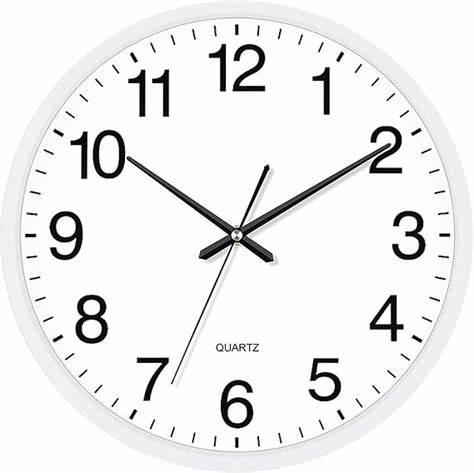
#> input picture PracticaRelog/RELOJ2.jpg, 474 x 473 px
$ jupyter execute rel.ipynb
#> lines starting #> are read from the running program, lines starting #| are printed output that depends on the picture
[cell 1]
import cv2
import numpy as np
import matplotlib.pyplot as plt


imagen_bgr = cv2.imread('RELOJ2.jpg')
#> imagen_bgr is the input picture: shape (473, 474, 3); mean B, G, R 237.6, 237.5, 237.5
imagen_rgb = cv2.cvtColor(imagen_bgr,cv2.COLOR_BGR2RGB)

gris = cv2.cvtColor(imagen_bgr, cv2.COLOR_BGR2GRAY)
gris = cv2.GaussianBlur(gris, (5, 5), 1)
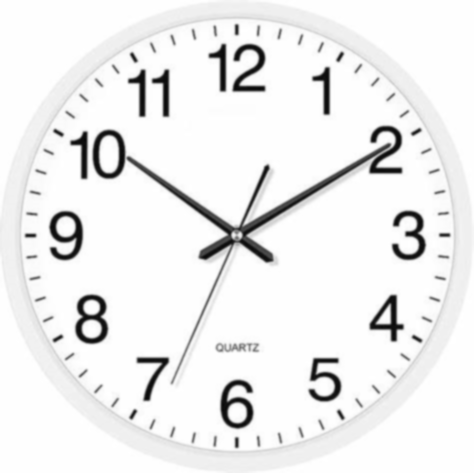
#> gris: shape (473, 474); min 8, max 255, mean 237.5
gris = cv2.equalizeHist(gris)
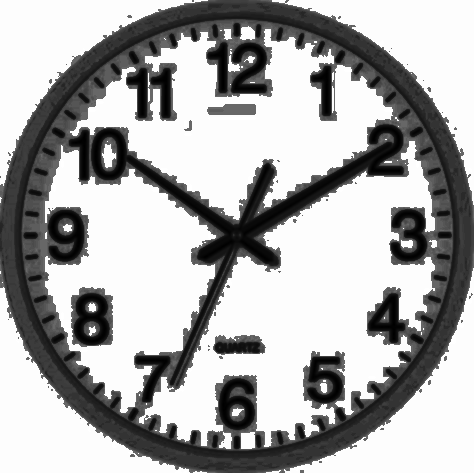
#> gris: shape (473, 474); min 0, max 255, mean 172.3
imgNorm=cv2.normalize(gris,None,0,255,cv2.NORM_MINMAX).astype(np.uint8)

bordes = cv2.Canny(imgNorm, 50, 150)
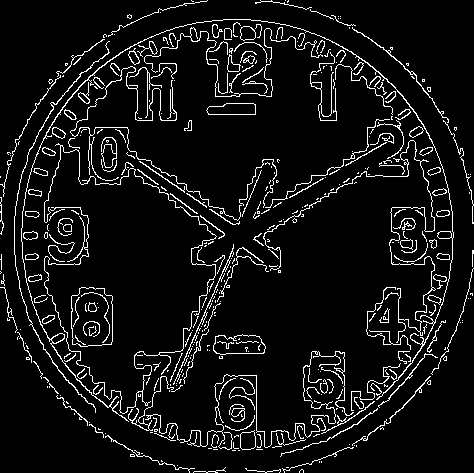
#> bordes: shape (473, 474); 7.4% white in thin lines or dots

# Detección de líneas
lineas = cv2.HoughLinesP(bordes, 1, np.pi/180, threshold=80, minLineLength=50, maxLineGap=10)
#> lineas = 19 rows, first 6: [169, 391, 233, 248], [128, 162, 224, 234], [130, 155, 233, 224], [254, 218, 402, 132], [172, 391, 233, 254], [167, 386, 224, 257]


centro_x = imagen_bgr.shape[1] // 2
#> centro_x = 237
centro_y = imagen_bgr.shape[0] // 2
#> centro_y = 236

def calcular_angulo(x1, y1, x2, y2):
    dist1 = np.hypot(x1 - centro_x, y1 - centro_y)
    dist2 = np.hypot(x2 - centro_x, y2 - centro_y)
    if dist1 > dist2:
        dx = x1 - centro_x
        dy = centro_y - y1
    else:
        dx = x2 - centro_x
        dy = centro_y - y2
    angulo = np.degrees(np.arctan2(dy, dx))
    angulo = (90 - angulo) % 360
    return angulo

manecillas = []
if lineas is not None:
    for linea in lineas:
        x1, y1, x2, y2 = linea[0]
        longitud = np.hypot(x2 - x1, y2 - y1)
        distancia_centro = min(np.hypot(x1 - centro_x, y1 - centro_y),np.hypot(x2 - centro_x, y2 - centro_y))
        # LINEAS CENTRO
        if distancia_centro < 100 and 40 < longitud < 300:
            angulo = calcular_angulo(x1, y1, x2, y2)
            manecillas.append({
                'puntos': (x1, y1, x2, y2),
                'longitud': longitud,
                'angulo': angulo
            })
#> this loop made 19 passes
#> (x1, y1, x2, y2, longitud, distancia_centro) on passes 1, 2, 3, 4, 5, 6, 7, 9, 10, 12, 13, 16: (169, 391, 233, 248, 156.7, 12.65), (128, 162, 224, 234, 120, 13.15), (130, 155, 233, 224, 124, 12.65), (254, 218, 402, 132, 171.2, 24.76), (172, 391, 233, 254, 150, 18.44), (167, 386, 224, 257, 141, 24.7), (186, 372, 241, 248, 135.7, 12.65), (254, 239, 366, 172, 130.5, 17.26), (288, 218, 366, 171, 91.07, 54.08), (130, 151, 208, 200, 92.11, 46.23), (176, 389, 206, 322, 73.41, 91.42), (238, 224, 266, 159, 70.77, 12.04)
#> (x1, y1, x2, y2, longitud, distancia_centro) on passes 8, 11, 14, 15, 19: (255, 446, 256, 385, 61.01, 150.2), (138, 425, 174, 352, 81.39, 132), (44, 96, 116, 155, 93.09, 145.6), (88, 181, 94, 129, 52.35, 158.8), (398, 388, 398, 288, 100, 169.2)
#> after the loop, manecillas = 14 items

if len(manecillas) >= 2:
    # CORTO LARGO
    manecillas.sort(key=lambda x: x['longitud'])
    horario = manecillas[0]
#> horario = {'puntos': (238, 224, 266, 159), 'longitud': 70.77, 'angulo': 20.64}
    minutero = manecillas[-1]
#> minutero = {'puntos': (254, 218, 402, 132), 'longitud': 171.2, 'angulo': 57.78}

    hora = int((horario['angulo'] / 30) % 12)
#> hora = 0
    minutos = int((minutero['angulo'] / 6) % 60)
#> minutos = 9

    fraccion_hora = (horario['angulo'] / 30) % 12
#> fraccion_hora = 0.688
    if abs(fraccion_hora - hora) > 0.5:
        hora = (hora + 1) % 12
#> hora = 1

    imagen_resultado = imagen_rgb.copy()
   # cv2.circle(imagen_resultado, (centro_x, centro_y), 5, (0, 0, 255), -1)
    cv2.line(imagen_resultado,(horario['puntos'][0], horario['puntos'][1]),(horario['puntos'][2], horario['puntos'][3]), (0, 0, 255), 5)  # horario azul
    cv2.line(imagen_resultado,(minutero['puntos'][0], minutero['puntos'][1]),(minutero['puntos'][2], minutero['puntos'][3]),(0, 255, 0), 5)  # minutero verde

    plt.figure(figsize=(10, 10))
    plt.imshow(imagen_resultado)
    plt.title(f'Hora: {hora}:{minutos:02d}')
    plt.show()

[cell 2]
import cv2
import numpy as np
import matplotlib.pyplot as plt


imagen_bgr = cv2.imread('RELOJ2.jpg')
imagen_rgb = cv2.cvtColor(imagen_bgr,cv2.COLOR_BGR2RGB)

gris = cv2.cvtColor(imagen_bgr, cv2.COLOR_BGR2GRAY)
gris = cv2.GaussianBlur(gris, (5, 5), 1)
gris = cv2.equalizeHist(gris)

imgNorm=cv2.normalize(gris,None,0,255,cv2.NORM_MINMAX).astype(np.uint8)

bordes = cv2.Canny(imgNorm, 50, 150)

# Detección de líneas
lineas = cv2.HoughLinesP(bordes, 1, np.pi/180, threshold=80, minLineLength=50, maxLineGap=10)


centro_x = imagen_bgr.shape[1] // 2
centro_y = imagen_bgr.shape[0] // 2

def calcular_angulo(x1, y1, x2, y2):
    dist1 = np.hypot(x1 - centro_x, y1 - centro_y)
    dist2 = np.hypot(x2 - centro_x, y2 - centro_y)
    if dist1 > dist2:
        dx = x1 - centro_x
        dy = centro_y - y1
    else:
        dx = x2 - centro_x
        dy = centro_y - y2
    angulo = np.degrees(np.arctan2(dy, dx))
    angulo = (90 - angulo) % 360
    return angulo

manecillas = []
if lineas is not None:
    for linea in lineas:
        x1, y1, x2, y2 = linea[0]
        longitud = np.hypot(x2 - x1, y2 - y1)
        distancia_centro = min(np.hypot(x1 - centro_x, y1 - centro_y),np.hypot(x2 - centro_x, y2 - centro_y))
        # LINEAS CENTRO
        if distancia_centro < 100 and 30 < longitud < 300:
            angulo = calcular_angulo(x1, y1, x2, y2)
            manecillas.append({
                'puntos': (x1, y1, x2, y2),
                'longitud': longitud,
                'angulo': angulo
            })

if len(manecillas) >= 3:
     # CORTO LARGO
    manecillas.sort(key=lambda x: x['longitud'])
    horario = manecillas[-8]
#> horario = {'puntos': (254, 239, 366, 172), 'longitud': 130.5, 'angulo': 63.61}
    minutero = manecillas[-1]
    segundero = manecillas[-4]
#> segundero = {'puntos': (271, 204, 399, 127), 'longitud': 149.4, 'angulo': 56.07}

    hora = int((horario['angulo'] / 30) % 12)
#> hora = 2
    minutos = int((minutero['angulo'] / 6) % 60)
    segundos = int((segundero['angulo'] / 6) % 60)
#> segundos = 9

    fraccion_hora = (horario['angulo'] / 30) % 12
#> fraccion_hora = 2.12
    if abs(fraccion_hora - hora) > 0.5:
        hora = (hora + 1) % 12

    imagen_resultado = imagen_rgb.copy()
    cv2.circle(imagen_resultado, (centro_x, centro_y), 5, (0, 0, 255), -1)
#> imagen_resultado: shape (473, 474, 3); mean R, G, B 237.5, 237.5, 237.7
    cv2.line(imagen_resultado, (horario['puntos'][0], horario['puntos'][1]), (horario['puntos'][2], horario['puntos'][3]), (0, 0, 255), 5)  # hora azul
    cv2.line(imagen_resultado, (minutero['puntos'][0], minutero['puntos'][1]), (minutero['puntos'][2], minutero['puntos'][3]), (0, 255, 0), 5)  # minutos verde
    cv2.line(imagen_resultado, (segundero['puntos'][0], segundero['puntos'][1]), (segundero['puntos'][2], segundero['puntos'][3]), (255, 0, 0), 2)  # segundos rojo
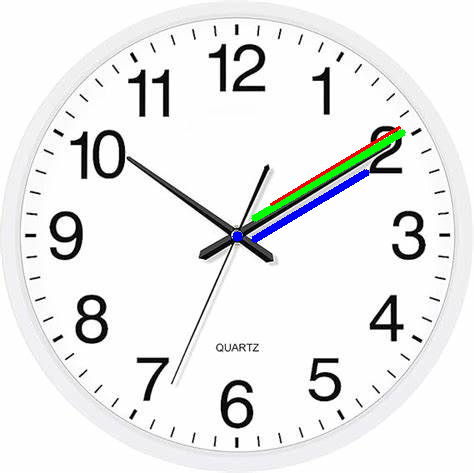
#> imagen_resultado: shape (473, 474, 3); mean R, G, B 235.4, 236.2, 236.2

    plt.figure(figsize=(10, 10))
    plt.imshow(imagen_resultado)
    plt.title(f'Hora: {hora}:{minutos:02d}:{segundos:02d}')
    plt.show()

$ run again, with PracticaRelog/RELOJ4.jpg copied over PracticaRelog/RELOJ2.jpg
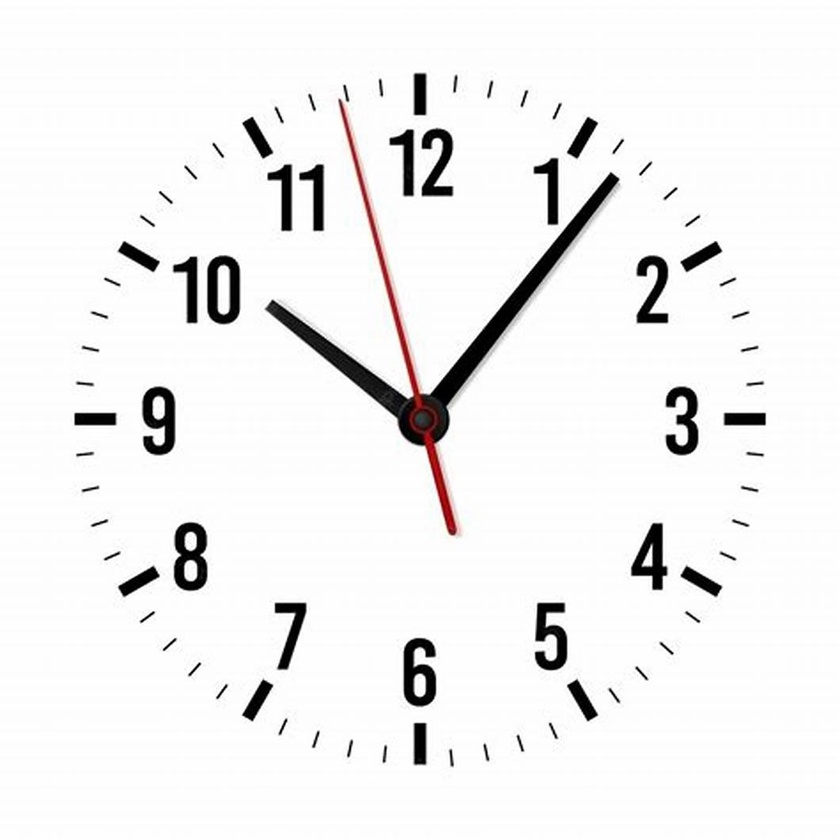
#> input picture PracticaRelog/RELOJ4.jpg, 840 x 840 px, shrunk from 1060 x 1060 before the run
#> imagen_bgr is the input picture: shape (840, 840, 3); mean B, G, R 240.3, 240.3, 240.8
#> `bordes = cv2.Canny(imgNorm, 50, 150)`:
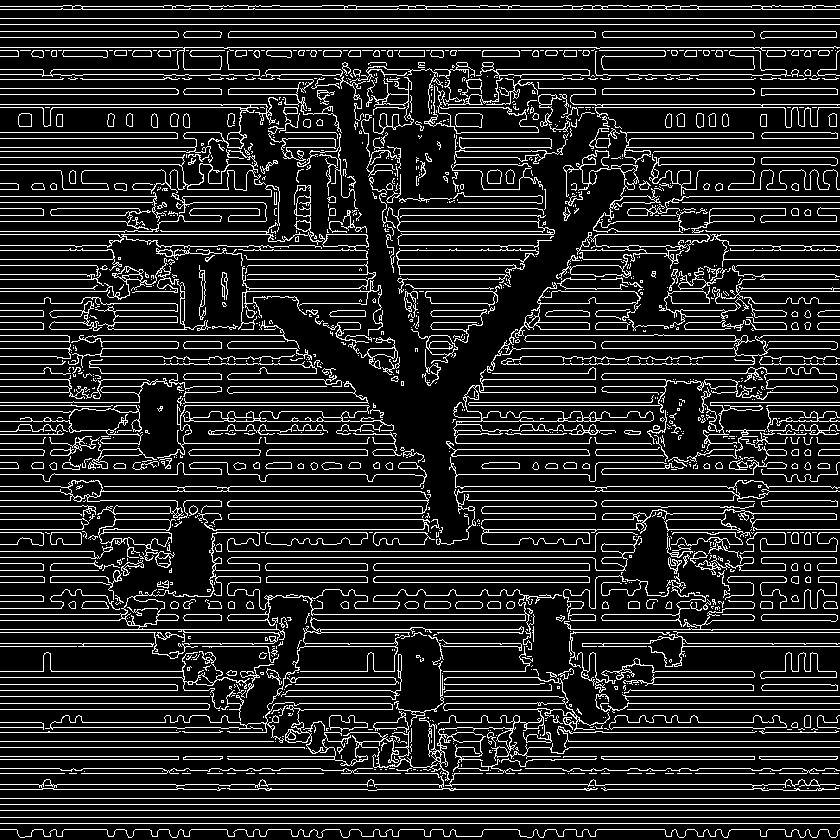
#> bordes: shape (840, 840); 14.6% white in thin lines or dots
#> lineas = 461 rows, first 6: [0, 798, 839, 798], [0, 37, 836, 37], [0, 50, 839, 50], [0, 47, 839, 47], [0, 823, 839, 823], [0, 9, 839, 9]
#> the loop `for linea in lineas:` made 461 passes
#> (x1, y1, x2, y2, longitud, distancia_centro) on passes 8, 17, 26, 39: (456, 500, 737, 500, 281, 87.73), (230, 486, 423, 486, 193, 66.07), (230, 513, 428, 513, 198, 93.34), (454, 491, 736, 491, 282, 78.72)
#> after the loop `for linea in lineas:`: manecillas = 31 items
#> horario = {'puntos': (455, 486, 505, 486), 'longitud': 50, 'angulo': 127.8}
#> minutero = {'puntos': (454, 491, 736, 491), 'longitud': 282, 'angulo': 102.7}
#> hora = 4
#> minutos = 17
#> fraccion_hora = 4.26
#> `cv2.line(imagen_resultado, (segundero['puntos'][0], segundero['puntos'..`:
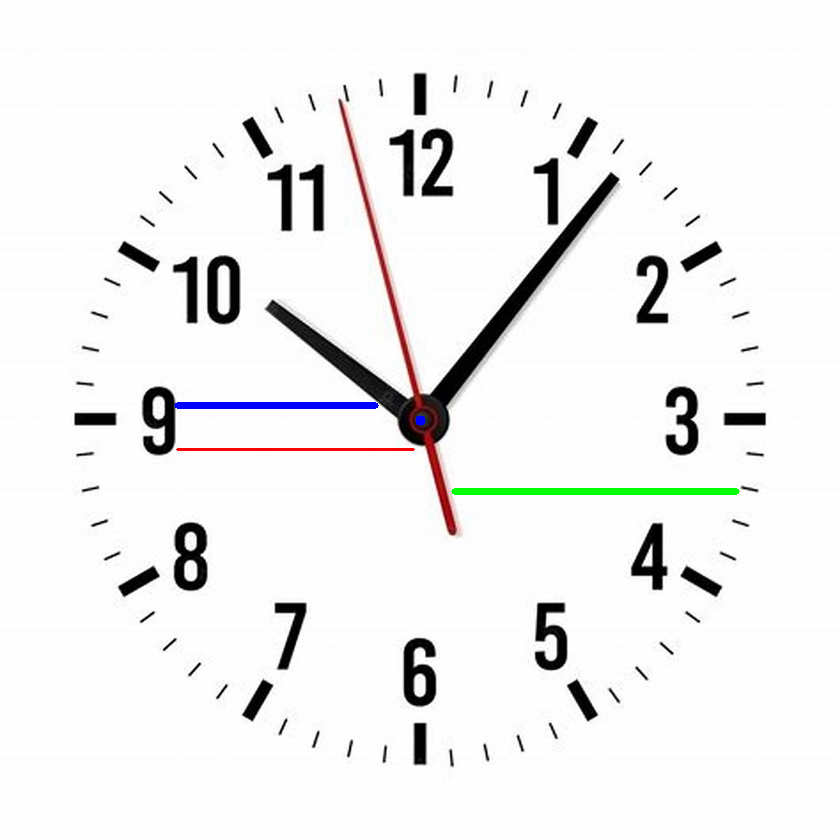
#> imagen_resultado: shape (840, 840, 3); mean R, G, B 239.6, 239.5, 239.3

$ run again, with PracticaRelog/RELOJ7.jpg copied over PracticaRelog/RELOJ2.jpg
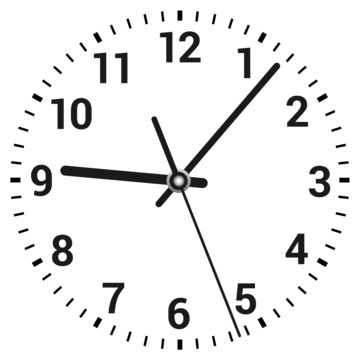
#> input picture PracticaRelog/RELOJ7.jpg, 360 x 360 px
#> imagen_bgr is the input picture: shape (360, 360, 3); min 0, max 255, mean 237.3
#> `bordes = cv2.Canny(imgNorm, 50, 150)`:
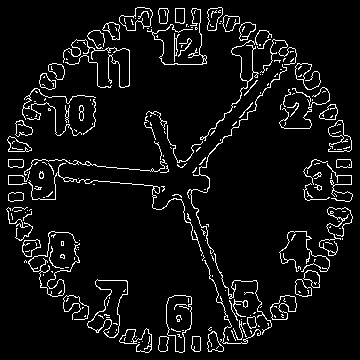
#> bordes: shape (360, 360); 6.2% white in thin lines or dots
#> lineas = [[179, 195, 236, 343], [68, 162, 163, 172], [188, 191, 246, 343], [61, 177, 164, 186], [234, 124, 285, 64]]
#> the loop `for linea in lineas:` made 5 passes
#> (x1, y1, x2, y2, longitud, distancia_centro) on passes 1 to 5: (179, 195, 236, 343, 158.6, 15.03), (68, 162, 163, 172, 95.52, 18.79), (188, 191, 246, 343, 162.7, 13.6), (61, 177, 164, 186, 103.4, 17.09), (234, 124, 285, 64, 78.75, 77.79)
#> after the loop `for linea in lineas:`: manecillas = 5 items
#> horario = {'puntos': (234, 124, 285, 64), 'longitud': 78.75, 'angulo': 42.15}
#> minutero = {'puntos': (188, 191, 246, 343), 'longitud': 162.7, 'angulo': 158}
#> hora = 1
#> minutos = 26
#> fraccion_hora = 1.41
#> `cv2.line(imagen_resultado,(minutero['puntos'][0], minutero['puntos'][1..`:
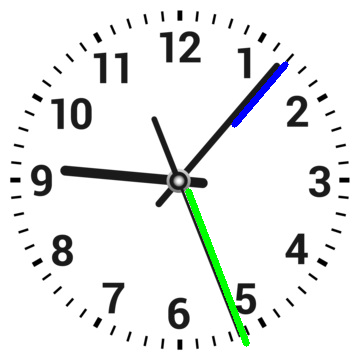
#> imagen_resultado: shape (360, 360, 3); mean R, G, B 234.2, 236.4, 235.3
